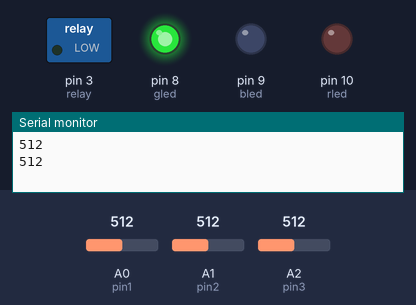
A sketch run on a simulated Arduino Uno, built with avr-gcc and run on an emulated ATmega328P. On the bench: switched loads named in the sketch (green lamp = pin HIGH), output pins drawn as LEDs (lit = HIGH), the last lines printed to the serial monitor. The test bench sets the inputs (shaded band); at power-on: A0 (pin1) = 512, A1 (pin2) = 512, A2 (pin3) = 512.

Above: at 9.2 s.
9.3 s: A0 (pin1) set to 191
11.2 s: A0 (pin1) set to 171
At 12.4 s:
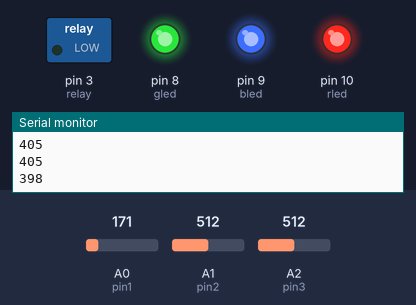
13.5 s: A0 (pin1) set to 306
At 15.2 s:
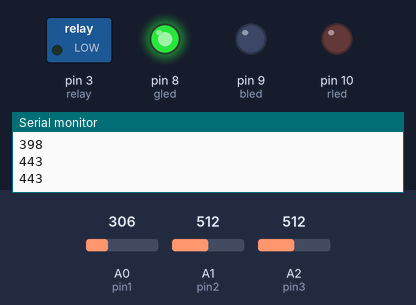
15.5 s: A0 (pin1) set to 122
At 16.8 s:
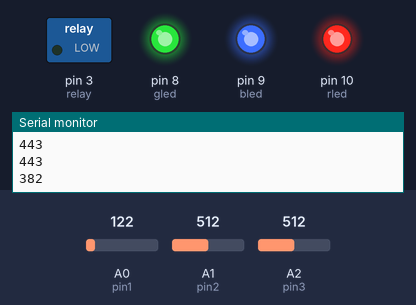
Timing chart, 0 to 18.5 s (numbered marks = the images above; inputs shaded):
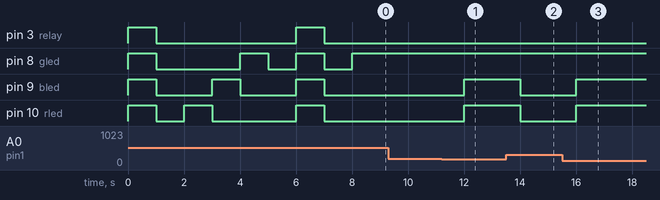

The sketch:

Arduino_Soil.ino
```cpp
// Moisture Sensor
int pin1 = A0;
int pin2 = A1;
int pin3 = A2;

// LED
int gled = 8;
int bled = 9;
int rled = 10;

// Relay
int relay = 3;

// Last watering time
long last = -1;
boolean isWatering = false;
long timeout = 0;

void setup() {
  Serial.begin(115200);
  pinMode(pin1, INPUT);
  pinMode(pin2, INPUT);
  pinMode(pin3, INPUT);
  pinMode(gled, OUTPUT);
  pinMode(bled, OUTPUT);
  pinMode(rled, OUTPUT);
  pinMode(relay, OUTPUT);

  digitalWrite(rled, HIGH);
  digitalWrite(bled, HIGH);
  digitalWrite(gled, HIGH);
  digitalWrite(relay, HIGH);
  delay(1000);

  digitalWrite(rled, LOW);
  digitalWrite(bled, LOW);
  digitalWrite(gled, LOW);
  digitalWrite(relay, LOW);
  delay(1000);

  digitalWrite(rled, HIGH);
  delay(1000);
  digitalWrite(rled, LOW);
  digitalWrite(bled, HIGH);
  delay(1000);
  digitalWrite(bled, LOW);
  digitalWrite(gled, HIGH);
  delay(1000);
  digitalWrite(gled, LOW);
  delay(1000);

  digitalWrite(rled, HIGH);
  digitalWrite(bled, HIGH);
  digitalWrite(gled, HIGH);
  digitalWrite(relay, HIGH);
  delay(1000);

  digitalWrite(rled, LOW);
  digitalWrite(bled, LOW);
  digitalWrite(gled, LOW);
  digitalWrite(relay, LOW);
  delay(1000);

}

void loop() {
  int a = analogRead(pin1);
  int b = analogRead(pin2);
  int c = analogRead(pin3);
  int avg = (a + b + c) / 3;
  Serial.println(avg);

  long current = millis() / 1000;
  if (timeout > 0) timeout = timeout - 1;
//  Serial.println(timeout);
  if (avg > 950) {
    digitalWrite(rled, HIGH);
    digitalWrite(bled, LOW);
    if (digitalRead(relay) == HIGH) {
      digitalWrite(gled, HIGH);
      //      Serial.println("Water CONTINUE");
    } else {
      digitalWrite(gled, LOW);
    }
    if (!isWatering && timeout < 1) {
      isWatering = true;
      last = current;
      digitalWrite(relay, HIGH);
//      Serial.println("Water started");
    } else if (last > 0 && current - last > 15) {
      digitalWrite(relay, LOW);
      isWatering = false;
      //      Serial.println("Water Timeout");
      if (timeout == 0)
        timeout = 30;
    }
    //    Serial.println("Water required");
  } else if (avg > 800) {
    digitalWrite(rled, LOW);
    digitalWrite(bled, HIGH);
    digitalWrite(gled, LOW);
    digitalWrite(relay, LOW);
    isWatering = false;
    //    Serial.println("Water moderate");
  } else if (avg > 400) {
    digitalWrite(rled, LOW);
    digitalWrite(bled, LOW);
    digitalWrite(gled, HIGH);
    digitalWrite(relay, LOW);
    isWatering = false;
    //    Serial.println("Water sufficient");
  } else {
    digitalWrite(rled, HIGH);
    digitalWrite(bled, HIGH);
    digitalWrite(gled, HIGH);
    digitalWrite(relay, LOW);
    isWatering = false;
    //    Serial.println("Sensor error");
  }
  delay(1000);
}
```

Measured:
- the behaviour switches between 179 and 178 on A0 (pin1) (found by bisection; images 0 and 1)
- after the input at 11.2 s, pin 9 (bled), pin 10 (rled): LOW → HIGH after 0.80 s
- after the input at 13.5 s, pin 9 (bled), pin 10 (rled): HIGH → LOW after 0.50 s
- after the input at 15.5 s, pin 9 (bled), pin 10 (rled): LOW → HIGH after 0.51 s
- by itself, pin 8 (gled): repeats every 2.0 s: HIGH 1.0 s, LOW 1.0 s
